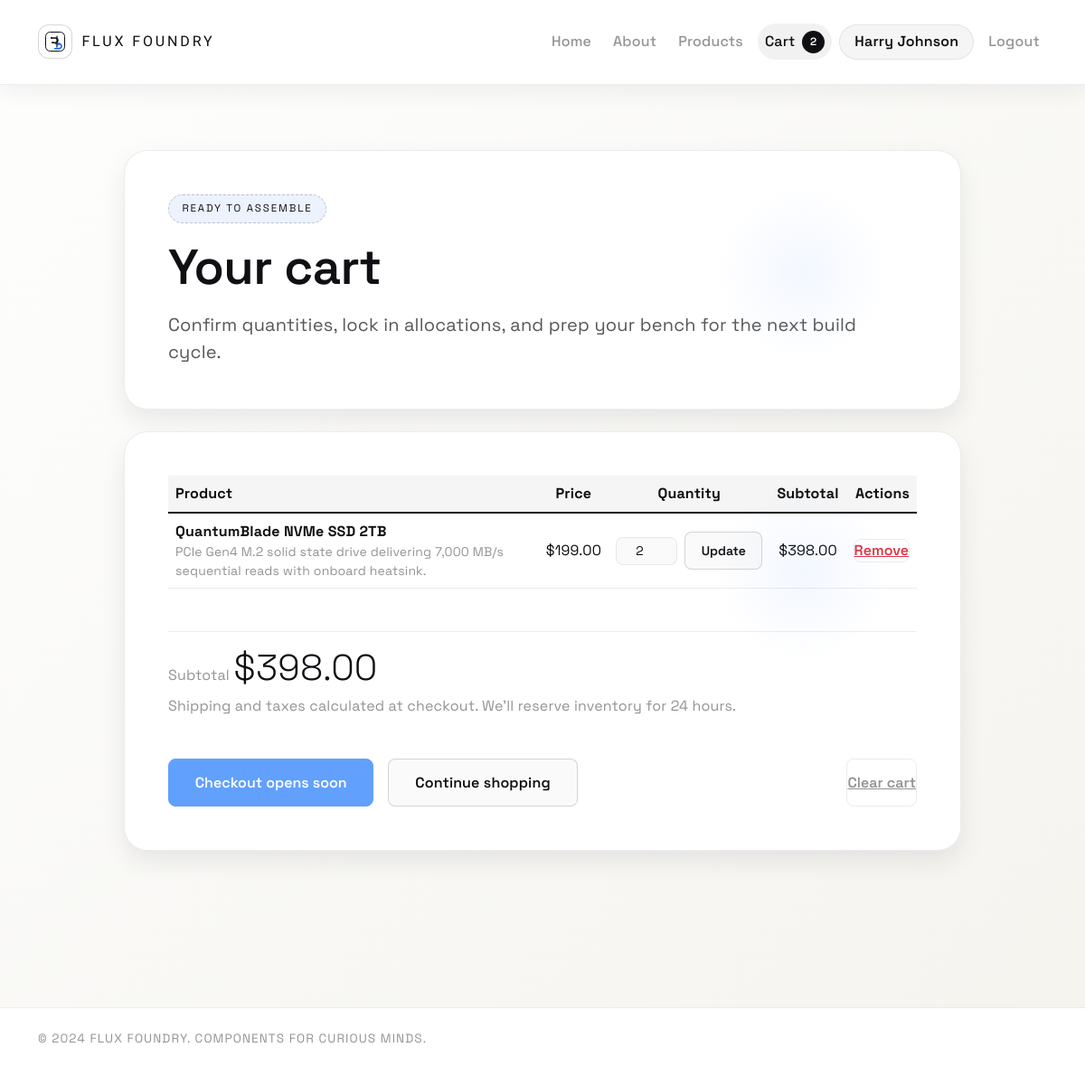
Before: /cart (signed in) with the older database file.
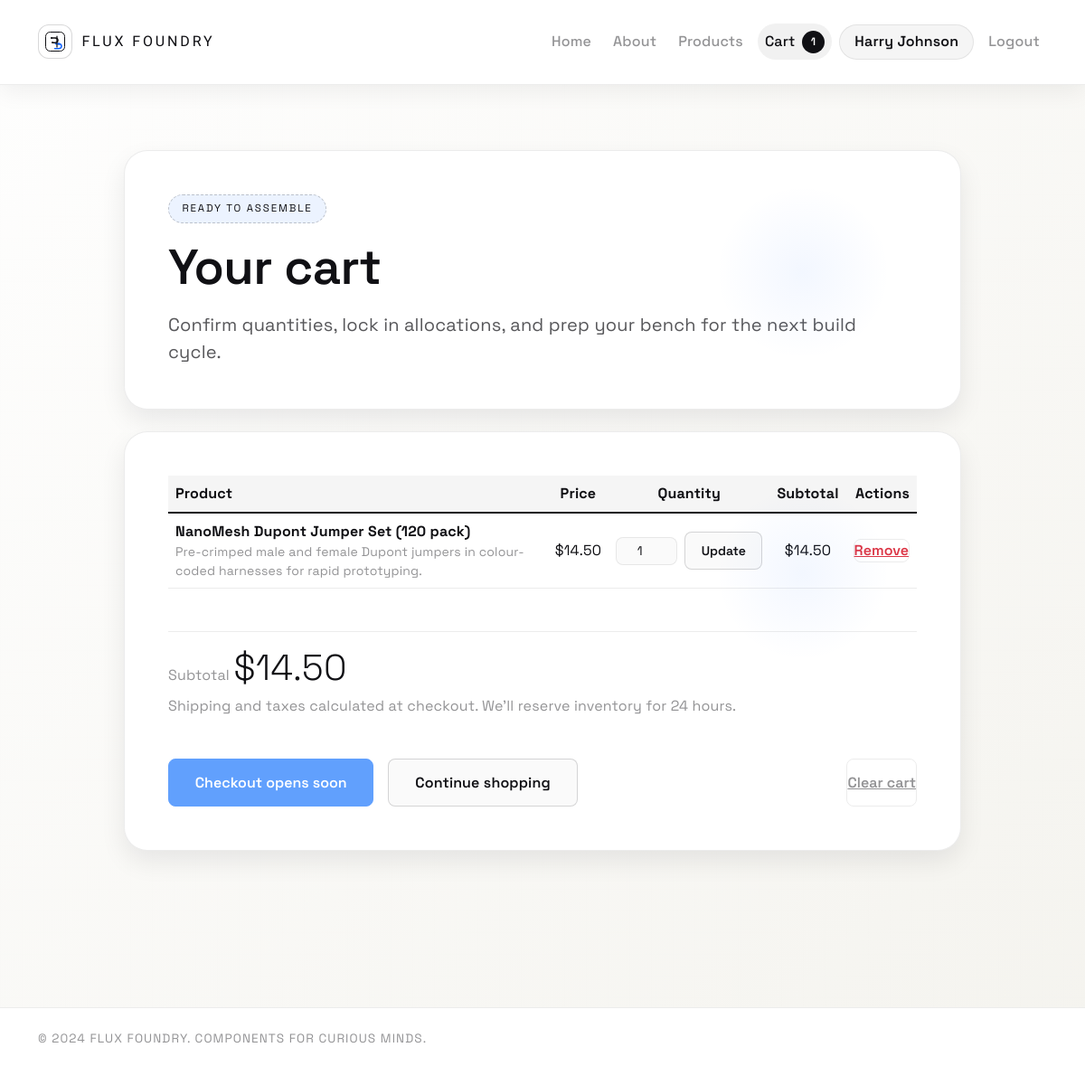
After: the same page with the newer database file.
### tables this page shows
CREATE TABLE users (
                id INTEGER PRIMARY KEY AUTOINCREMENT,
                username TEXT UNIQUE NOT NULL,
                password_hash TEXT NOT NULL,
                created_at TEXT DEFAULT CURRENT_TIMESTAMP
            );

CREATE TABLE products (
                id INTEGER PRIMARY KEY AUTOINCREMENT,
                name TEXT NOT NULL,
                description TEXT NOT NULL,
                price REAL NOT NULL,
                sku TEXT UNIQUE,
                inventory_count INTEGER DEFAULT 0,
                image_path TEXT
            );

### app.py (the view)
@app.route("/cart")
def cart() -> str:
    cart = _get_cart()
    product_ids = list(cart.keys())
    items = []
    total = 0.0
    if product_ids:
        products = fetch_products_by_ids(product_ids)
        lookup = {product["id"]: product for product in products}
        for product_id in product_ids:
            product = lookup.get(product_id)
            if not product:
                continue
            quantity = cart[product_id]
            line_total = float(str(product["price"])) * quantity
            total += line_total
            items.append(
                {
                    "product": product,
                    "quantity": quantity,
                    "line_total": line_total,
                }
            )
    return render_template("cart.html", items=items, total=total)

### app.py (called while the page is built)
def _current_user() -> Mapping[str, object] | None:
    user_id = session.get("user_id")
    if user_id is None:
        return None
    try:
        user_id_int = int(user_id)
    except (TypeError, ValueError):
        session.pop("user_id", None)
        session.pop("username", None)
        return None
    user = get_user_by_id(user_id_int)
    if not user:
        session.pop("user_id", None)
        session.pop("username", None)
        return None
    return user

def _current_user_id() -> int | None:
    user = _current_user()
    if not user:
        return None
    return int(user["id"])

def _get_cart() -> Dict[int, int]:
    user_id = _current_user_id()
    if user_id:
        return fetch_user_cart(user_id)
    session.pop("cart", None)
    return {}

@app.context_processor
def inject_cart_meta() -> Dict[str, object]:
    cart = _get_cart()
    total_items = sum(cart.values())
    current_user = _current_user()
    return {"cart_item_count": total_items, "current_user": current_user}

### database.py (called while the page is built)
@contextmanager
def get_connection() -> Iterator[sqlite3.Connection]:
    conn = sqlite3.connect(DB_PATH)
    try:
        conn.row_factory = sqlite3.Row
        conn.execute("PRAGMA foreign_keys = ON")
        yield conn
        conn.commit()
    finally:
        conn.close()

def fetch_products_by_ids(product_ids: Iterable[int]) -> list[Mapping[str, object]]:
    seen: set[int] = set()
    ordered_ids: list[int] = []
    for product_id in product_ids:
        try:
            pid = int(product_id)
        except (TypeError, ValueError):
            continue
        if pid not in seen:
            ordered_ids.append(pid)
            seen.add(pid)
    if not ordered_ids:
        return []
    placeholders = ", ".join("?" for _ in ordered_ids)
    with get_connection() as conn:
        rows = conn.execute(
            f"""
            SELECT id, name, description, price, sku, inventory_count, image_path
            FROM products
            WHERE id IN ({placeholders})
            """,
            ordered_ids,
        )
        lookup = {int(row["id"]): dict(row) for row in rows}
    return [lookup[pid] for pid in ordered_ids if pid in lookup]

### templates/cart.html (shortened to what this page needs)
<!DOCTYPE html>
<html lang="en">
<head>
    <link href="https://cdn.jsdelivr.net/npm/bootstrap@5.1.3/dist/css/bootstrap.min.css" rel="stylesheet">
    <link rel="stylesheet" href="{{ url_for('static', filename='css/site.css') }}">
</head>
<body>
    <nav class="navbar navbar-expand-lg">
        <div class="container">
            <a class="navbar-brand" href="{{ url_for('index') }}">
                <img src="{{ url_for('static', filename='img/logo.svg') }}" alt="Flux Foundry logo">
                <span>Flux Foundry</span>
            </a>
            <div class="navbar-nav ms-auto align-items-center gap-2">
                <a class="nav-link" href="{{ url_for('index') }}">Home</a>
                <a class="nav-link" href="{{ url_for('about') }}">About</a>
                <a class="nav-link" href="{{ url_for('products') }}">Products</a>
                <a class="nav-link active cart-link" href="{{ url_for('cart') }}">
                    Cart
                    {% if cart_item_count %}
                        <span class="cart-count">{{ cart_item_count }}</span>
                    {% endif %}
                </a>
                {% if current_user %}
                    <span class="user-pill">{{ current_user['username'] }}</span>
                    <a class="nav-link" href="{{ url_for('logout') }}">Logout</a>
                {% else %}
                    <a class="nav-link" href="{{ url_for('login') }}">Login</a>
                    <a class="nav-link" href="{{ url_for('signup') }}">Sign up</a>
                {% endif %}
            </div>
        </div>
    </nav>
    <div class="page-shell">
        <div class="container">
            <div class="row justify-content-center grid-tight">
                <div class="col-xl-10">
                    <div class="hero-card cart-hero text-start mb-4">
                        <div class="badge-soft mb-3">Ready to assemble</div>
                        <h1 class="page-title h2 mb-3">Your cart</h1>
                        <p class="page-subtitle mb-0 text-start">Confirm quantities, lock in allocations, and prep your bench for the next build cycle.</p>
                    </div>
                    {% if items %}
                        <div class="content-card cart-card">
                            <div class="table-responsive">
                                <table class="table align-middle mb-0">
                                    <thead>
                                        <tr>
                                            <th scope="col">Product</th>
                                            <th scope="col" class="text-center">Price</th>
                                            <th scope="col" class="text-center">Quantity</th>
                                            <th scope="col" class="text-center">Subtotal</th>
                                            <th scope="col" class="text-end">Actions</th>
                                        </tr>
                                    </thead>
                                    <tbody>
                                        {% for item in items %}
                                            <tr>
                                                <td>
                                                    <div class="d-flex flex-column">
                                                        <strong>{{ item['product']['name'] }}</strong>
                                                        <span class="text-muted small">{{ item['product']['description'] }}</span>
                                                    </div>
                                                </td>
                                                <td class="text-center fw-semibold">${{ "%.2f"|format(item['product']['price']) }}</td>
                                                <td class="text-center">
                                                    <form action="{{ url_for('update_cart', product_id=item['product']['id']) }}" method="post" class="d-inline-flex align-items-center gap-2 justify-content-center">
                                                        <input type="number" name="quantity" value="{{ item['quantity'] }}" min="0" class="form-control form-control-sm quantity-input">
                                                        <button type="submit" class="btn btn-ghost btn-sm">Update</button>
                                                    </form>
                                                </td>
                                                <td class="text-center fw-semibold">${{ "%.2f"|format(item['line_total']) }}</td>
                                                <td class="text-end">
                                                    <form action="{{ url_for('remove_from_cart', product_id=item['product']['id']) }}" method="post">
                                                        <button type="submit" class="btn btn-link text-danger p-0">Remove</button>
                                                    </form>
                                                </td>
                                            </tr>
                                        {% endfor %}
                                    </tbody>
                                </table>
                            </div>
                            <div class="cart-summary mt-4">
                                <div>
                                    <span class="text-muted">Subtotal</span>
                                    <span class="display-6 fw-semibold">${{ "%.2f"|format(total) }}</span>
                                </div>
                                <p class="text-muted mb-0">Shipping and taxes calculated at checkout. We’ll reserve inventory for 24 hours.</p>
                            </div>
                            <div class="d-flex flex-wrap gap-3 mt-4">
                                <button class="btn btn-primary" type="button" disabled>Checkout opens soon</button>
                                <a href="{{ url_for('products') }}" class="btn btn-ghost">Continue shopping</a>
                                <form action="{{ url_for('clear_cart') }}" method="post" class="ms-auto">
                                    <button type="submit" class="btn btn-link text-muted">Clear cart</button>
                                </form>
                            </div>
                        </div>
                    {% endif %}
                </div>
            </div>
        </div>
    </div>
    <footer class="footer">
        <div class="container">
            <p class="footer-text">&copy; 2024 Flux Foundry. Components for curious minds.</p>
        </div>
    </footer>
</body>
</html>

Changed rows visible on the page:
removed products: product.name "QuantumBlade NVMe SSD 2TB", product.description "PCIe Gen4 M.2 solid state drive delivering 7,000 MB/s sequential reads with onboard heatsink.", product.price "199.00"
added products: product.name "NanoMesh Dupont Jumper Set (120 pack)", product.description "Pre-crimped male and female Dupont jumpers in colour-coded harnesses for rapid prototyping.", product.price "14.50"
Other visible differences:
{{ cart_item_count }}: "2" → "1"
{{ "%.2f"|format(total) }}: "398.00" → "14.50"
new list line: "$ 1 Update $ 14.50 Remove"
list line gone: "$ 2 Update $ 398.00 Remove"
